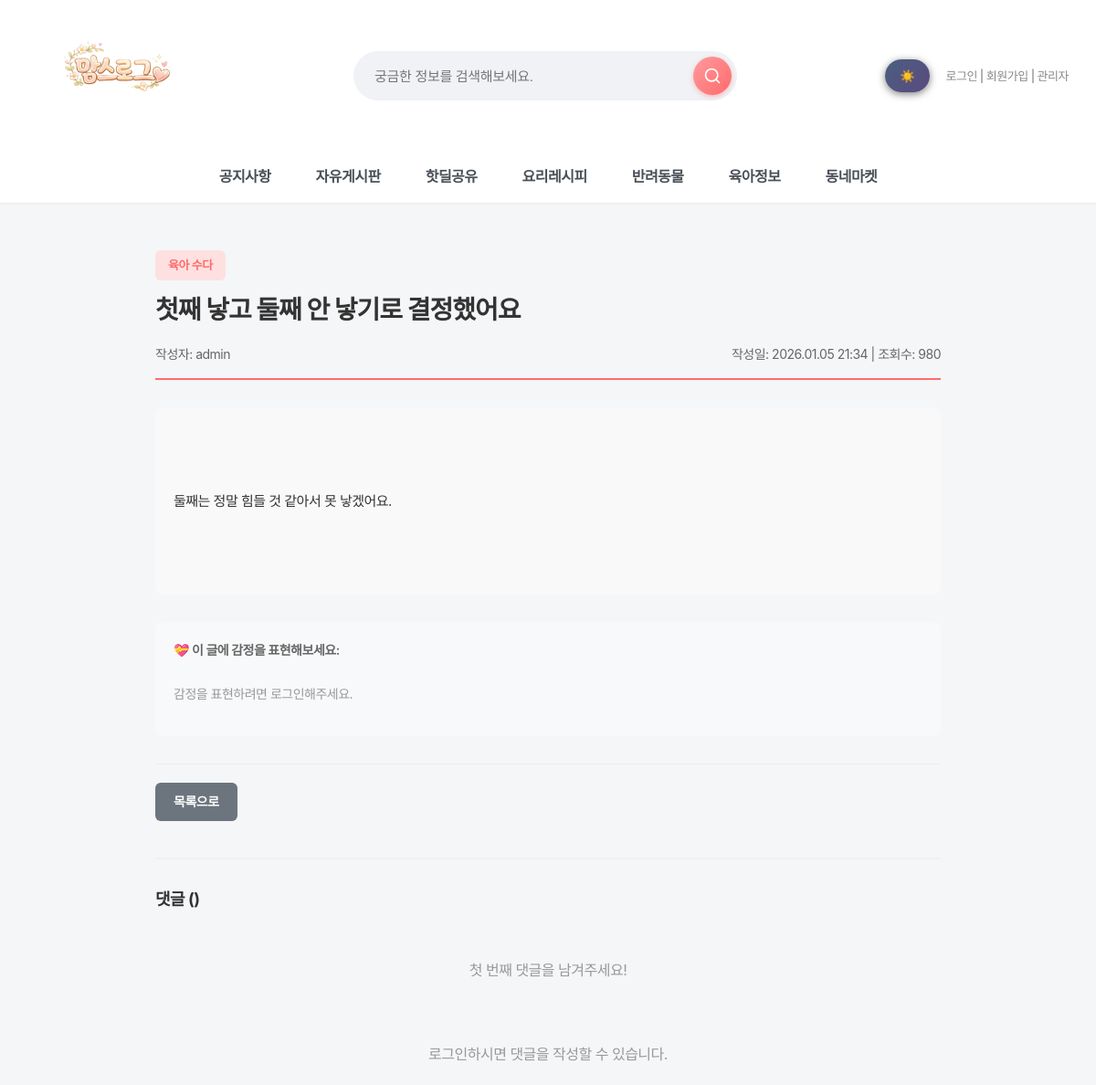
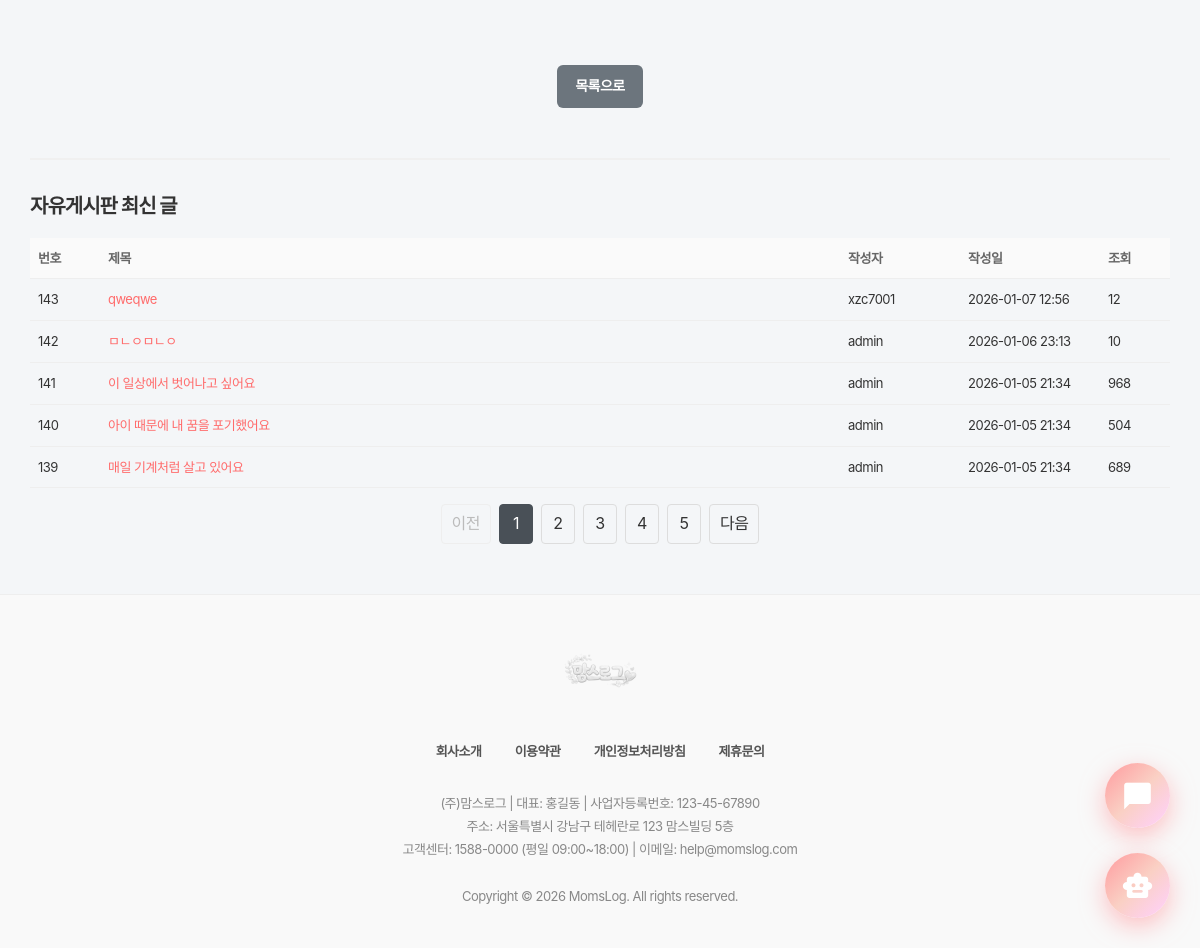
Page /board/free/123/ on the committed database (2 pictures, top to bottom).
### board/models.py (models this page shows, shortened)
class FreePost(models.Model):
    CATEGORY_CHOICES = [
        ('all', '전체보기'),
        ('mom', '육아수다'),
        ('husband', '남편뒷담화'),
        ('family', '시댁/친정'),
        ('preg', '임신출산'),
        ('bamboo', '대나무숲'),  # 익명 게시판
    ]
    REGION_CHOICES = [
        ('seoul', '서울시'),
        ('gyeonggi', '경기도'),
        ('incheon', '인천시'),
        ('daejeon', '대전시'),
        ('daegu', '대구시'),
        ('busan', '부산시'),
        ('gwangju', '광주시'),
        ('ulsan', '울산시'),
        ('sejong', '세종시'),
        ('other', '기타'),
    ]
    category = models.CharField(
        max_length=20,
        choices=CATEGORY_CHOICES,
        default='mom',
        verbose_name='카테고리'
    )
    title = models.CharField(max_length=200, verbose_name="제목")
    content = models.TextField(verbose_name="내용")
    author = models.ForeignKey(settings.AUTH_USER_MODEL, on_delete=models.CASCADE, verbose_name="작성자")
    is_anonymous = models.BooleanField(default=False, verbose_name="익명")
    created_at = models.DateTimeField(auto_now_add=True, verbose_name="작성일")
    views = models.IntegerField(default=0, verbose_name="조회수")
    reaction_empathy = models.IntegerField(default=0, verbose_name="공감해요")      # 🤝
    reaction_courage = models.IntegerField(default=0, verbose_name="힘내세요")     # 💪
    reaction_cheer = models.IntegerField(default=0, verbose_name="축하해요")       # 🎉
    reaction_support = models.IntegerField(default=0, verbose_name="응원해요")     # 👏
    reaction_thanks = models.IntegerField(default=0, verbose_name="고마워요")      # 🙏
    region = models.CharField(max_length=20, choices=REGION_CHOICES, null=True, blank=True, verbose_name="지역")
    district = models.CharField(max_length=50, null=True, blank=True, verbose_name="구/군")
    dong = models.CharField(max_length=50, null=True, blank=True, verbose_name="동/읍/면")
    latitude = models.DecimalField(max_digits=9, decimal_places=6, null=True, blank=True, verbose_name="위도")
    longitude = models.DecimalField(max_digits=9, decimal_places=6, null=True, blank=True, verbose_name="경도")
    comment_count = models.IntegerField(default=0, verbose_name="댓글수")
    bookmark_count = models.IntegerField(default=0, verbose_name="저장수")
    popularity_score = models.FloatField(default=0, verbose_name="인기도 점수")
    is_pinned = models.BooleanField(default=False, verbose_name="운영진 고정")
    pinned_at = models.DateTimeField(null=True, blank=True, verbose_name="고정 시간")
    class Meta:
        verbose_name = '자유게시판'
        verbose_name_plural = '자유게시판'
        ordering = ['-created_at']
        indexes = [
            models.Index(fields=['-is_pinned', '-popularity_score', '-created_at']),
            models.Index(fields=['region', '-popularity_score']),
        ]

### accounts/models.py (models this page shows, shortened)
class User(AbstractUser):
    real_name = models.CharField("이름", max_length=30)
    nickname = models.CharField("닉네임", max_length=30, unique=True)
    jumin = models.CharField("주민번호", max_length=20)  # 000000-0000000
    phone = models.CharField("휴대폰 번호", max_length=20)
    email = models.EmailField("이메일", max_length=254)
    address = models.CharField("주소", max_length=200, blank=True, null=True)
    address_detail = models.CharField("상세주소", max_length=200, blank=True, null=True)
    point = models.PositiveIntegerField("포인트", default=0)
    grade = models.CharField("회원 등급", max_length=10, choices=GRADE_CHOICES, default="start")
    GENDER_CHOICES = [
        ('M', '남자'),
        ('F', '여자'),
    ]
    gender = models.CharField("성별", max_length=1, choices=GENDER_CHOICES, default='F')
    has_children = models.BooleanField("자녀 유무", default=False)
    CHILD_STAGE_CHOICES = [
        ("kindergarten", "유치원"),
        ("elementary", "초등학생"),
        ("middle", "중학생"),
        ("high", "고등학생"),
        ("adult", "성인"),
        ("other", "기타"),
    ]
    children_stages = models.JSONField("자녀 학령(복수)", default=list, blank=True)
    terms_agreed = models.BooleanField("약관 동의", default=False)

### board/views.py (the view)
# urls.py: path('free/<int:pk>/', views.free_detail, name='free_detail'),   # 🔥상세보기  # (혜은 25-12-31 추가)
def free_detail(request, pk):
    post = get_object_or_404(FreePost, pk=pk)
    if hasattr(post, 'views'):
        post.views += 1
        post.save(update_fields=['views'])
    selected_category = request.GET.get('category', 'all')
    if selected_category == 'all':
        qs = FreePost.objects.all().order_by('-created_at')
    else:
        qs = FreePost.objects.filter(category=selected_category).order_by('-created_at')
    total_count = qs.count()
    per_page = 5
    paginator = Paginator(qs, per_page)
    page_number = request.GET.get('page', 1)
    page_obj = paginator.get_page(page_number)
    start_number = total_count - per_page * (page_obj.number - 1)
    for idx, item in enumerate(page_obj.object_list):
        item.number = start_number - idx
    total_pages = paginator.num_pages
    current_page = page_obj.number
    start_page = max(1, current_page - 2)
    end_page = min(total_pages, start_page + 4)
    if end_page - start_page < 4:
        start_page = max(1, end_page - 4)
    context = {
        'post': post,           # 상세 글
        'posts': page_obj,      # 하단 목록에서 for item in posts
        'page_obj': page_obj,   # 하단 페이지 번호
        'total_count': total_count,
        'selected_category': selected_category,
        'start_page': start_page,
        'end_page': end_page,
        'comments_page': post.comments.select_related('author').all(),
    }
    return render(request, 'board/free_detail.html', context)

### board/templates/board/free_detail.html (shortened to what this page needs)
{% extends 'base.html' %}
{% load humanize %}
{% block content %}
<div class="free-detail-container">
    <div class="free-detail-header">
        <span class="free-category-badge">
            {% if post.category == 'mom' %}육아수다
            {% elif post.category == 'husband' %}남편뒷담화
            {% elif post.category == 'family' %}시댁/친정
            {% elif post.category == 'preg' %}임신출산
            {% else %}{{ post.get_category_display }}{% endif %}
        </span>
        <h1 class="free-title">{{ post.title }}</h1>
        <div class="free-meta">
            <span>작성자:
                {% if post.is_anonymous %}익명{% else %}{{ post.author.nickname|default:post.author.username }}{% endif %}
            </span>
            <span>작성일: {{ post.created_at|date:"Y.m.d H:i" }} | 조회수: {{ post.views }}</span>
        </div>
    </div>
    <div class="free-content">
        {{ post.content|linebreaks }}
    </div>
    <div style="padding: 20px; background: #f8f9fa; border-radius: 8px; margin-top: 20px; margin-bottom: 20px;">
        <p style="margin: 0 0 12px 0; font-size: 14px; color: #666; font-weight: 600;">💝 이 글에 감정을 표현해보세요:</p>
        <div class="reaction-buttons">
            {% if user.is_authenticated %}
                <button class="reaction-btn" data-type="empathy" onclick="addReaction({{ post.pk }}, 'empathy', this)">
                    🤝 공감 <span class="reaction-count">{{ post.reaction_empathy }}</span>
                </button>
                <button class="reaction-btn" data-type="courage" onclick="addReaction({{ post.pk }}, 'courage', this)">
                    💪 힘내 <span class="reaction-count">{{ post.reaction_courage }}</span>
                </button>
                <button class="reaction-btn" data-type="cheer" onclick="addReaction({{ post.pk }}, 'cheer', this)">
                    🎉 축하 <span class="reaction-count">{{ post.reaction_cheer }}</span>
                </button>
                <button class="reaction-btn" data-type="support" onclick="addReaction({{ post.pk }}, 'support', this)">
                    👏 응원 <span class="reaction-count">{{ post.reaction_support }}</span>
                </button>
                <button class="reaction-btn" data-type="thanks" onclick="addReaction({{ post.pk }}, 'thanks', this)">
                    🙏 감사 <span class="reaction-count">{{ post.reaction_thanks }}</span>
                </button>
            {% else %}
                <p style="color: #999; font-size: 14px;">
                    감정을 표현하려면 <a href="{% url 'accounts:login' %}">로그인</a>해주세요.
                </p>
            {% endif %}
        </div>
    </div>
    <div class="free-actions">
        <a href="{% url 'board:free_list' %}?category={{ request.GET.category|default:'all' }}&page={{ request.GET.page|default:1 }}" class="btn btn-secondary">목록으로</a>
    </div>
    <div class="comments-section">
        <div class="comments-header">댓글 ({{ comments_page.paginator.count }})</div>
        {% for comment in comments_page %}
        <div class="comment-item">
            <div>
                <span class="comment-author">{{ comment.author.nickname|default:comment.author.username }}</span>
                <span class="comment-time">{{ comment.created_at|date:"Y.m.d H:i" }}</span>
                {% if user == comment.author or user.is_staff %}
                <button type="button" class="btn btn-sm" style="background:none; border:none; color:#ff6b6b; cursor:pointer; font-size:12px; padding:0;" onclick="editComment({{ comment.id }})">수정</button>
                <form method="post" action="{% url 'board:free_comment_delete' comment.id %}" style="display:inline;" onsubmit="return confirm('댓글을 삭제하시겠습니까?');">
                    {% csrf_token %}
                    <button type="submit" style="background:none; border:none; color:#dc3545; cursor:pointer; font-size:12px; margin-left:8px;">삭제</button>
                </form>
                {% endif %}
            </div>
            <div class="comment-content" id="comment-content-{{ comment.id }}">{{ comment.content }}</div>
            <form method="post" action="{% url 'board:free_comment_update' comment.id %}?category={{ request.GET.category|default:'all' }}&page={{ request.GET.page|default:1 }}" id="comment-edit-form-{{ comment.id }}" style="display:none;">
                {% csrf_token %}
                <textarea name="content" style="width:100%; padding:10px; border:1px solid #ddd; border-radius:6px; margin-top:10px;">{{ comment.content }}</textarea>
                <div style="margin-top:10px;">
                    <button type="submit" class="btn btn-primary" style="padding:8px 16px;">저장</button>
                    <button type="button" class="btn btn-secondary" style="padding:8px 16px; background:#999;" onclick="cancelEdit({{ comment.id }})">취소</button>
                </div>
            </form>
        </div>
        {% empty %}
        <p style="text-align:center; color:#999; padding:30px 0;">첫 번째 댓글을 남겨주세요!</p>
        {% endfor %}
        {% if user.is_authenticated %}
        <div class="comment-form">
            <form method="post" action="{% url 'board:free_comment_create' post.pk %}?category={{ request.GET.category|default:'all' }}&page={{ request.GET.page|default:1 }}">
                {% csrf_token %}
                <textarea name="content" placeholder="댓글을 입력하세요..." required></textarea>
                <button type="submit" class="btn btn-primary">댓글 작성</button>
            </form>
        </div>
        {% else %}
        <p style="text-align:center; color:#999; padding:20px 0;">
            <a href="{% url 'accounts:login' %}">로그인</a>하시면 댓글을 작성할 수 있습니다.
        </p>
        {% endif %}
    </div>
</div>
<div style="margin: 30px 0; text-align: center;">
    <a href="{% url 'board:free_list' %}?category={{ request.GET.category|default:'all' }}&page={{ request.GET.page|default:1 }}"
       class="btn btn-secondary"
       style="padding: 10px 18px; display: inline-block;">
        목록으로
    </a>
</div>
<div id="list-preview" class="free-list-preview">
    <h3>자유게시판 최신 글</h3>
    <table class="free-mini-table">
        <thead>
            <tr>
                <th style="width:70px;">번호</th>
                <th>제목</th>
                <th style="width:120px;">작성자</th>
                <th style="width:140px;">작성일</th>
                <th style="width:70px;">조회</th>
            </tr>
        </thead>
        <tbody>
        {% for item in posts %}
            <tr>
                <td>{{ item.number }}</td>
                <td>
                    <a href="{% url 'board:free_detail' item.pk %}?category={{ selected_category }}&page={{ page_obj.number }}">{{ item.title }}</a>
                </td>
                <td>{{ item.author.nickname|default:item.author.username }}</td>
                <td>{{ item.created_at|date:"Y-m-d H:i" }}</td>
                <td>{{ item.views|default:0 }}</td>
            </tr>
        {% empty %}
            <tr><td colspan="5" style="text-align:center; color:#999;">게시글이 없습니다.</td></tr>
        {% endfor %}
        </tbody>
    </table>
    <div class="mini-pagination">
        {% if page_obj.has_previous %}
            <a class="mini-page-btn" href="?category={{ selected_category }}&page={{ page_obj.previous_page_number }}#list-preview">이전</a>
        {% else %}
            <span class="mini-page-btn disabled">이전</span>
        {% endif %}
        {% for p in page_obj.paginator.page_range %}
            {% if p >= start_page and p <= end_page %}
                {% if p == page_obj.number %}
                    <span class="mini-page-btn active">{{ p }}</span>
                {% else %}
                    <a class="mini-page-btn" href="?category={{ selected_category }}&page={{ p }}#list-preview">{{ p }}</a>
                {% endif %}
            {% endif %}
        {% endfor %}
        {% if page_obj.has_next %}
            <a class="mini-page-btn" href="?category={{ selected_category }}&page={{ page_obj.next_page_number }}#list-preview">다음</a>
        {% else %}
            <span class="mini-page-btn disabled">다음</span>
        {% endif %}
    </div>
</div>
{% endblock %}

### rows in the picture
FreePost: category "육아 수다", title "첫째 낳고 둘째 안 낳기로 결정했어요", author.nickname "admin", created_at "2026.01.05 21:34", views "980", content "둘째는 정말 힘들 것 같아서 못 낳겠어요."
FreePost: number "143", title "qweqwe", author.nickname "xzc7001", created_at "2026-01-07 12:56", views "12"
FreePost: number "142", title "ㅁㄴㅇㅁㄴㅇ", author.nickname "admin", created_at "2026-01-06 23:13", views "10"
FreePost: number "141", title "이 일상에서 벗어나고 싶어요", author.nickname "admin", created_at "2026-01-05 21:34", views "968"
FreePost: number "140", title "아이 때문에 내 꿈을 포기했어요", author.nickname "admin", created_at "2026-01-05 21:34", views "504"
FreePost: number "139", title "매일 기계처럼 살고 있어요", author.nickname "admin", created_at "2026-01-05 21:34", views "689"

### other values in the picture
{{ p }} "1"
{{ p }} "2" "3" "4" "5"
